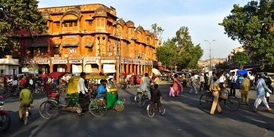
#> input picture software/test_images/img1.jpg, 274 x 137 px, shrunk from 612 x 306 before the run
$ python sobel_opencv.py   (older library calls are emulated)
#> lines starting #> are read from the running program, lines starting #| are printed output that depends on the picture
"""
============================================================
FILE    : sobel_opencv.py
PROJECT : FPGA-Based Sobel Edge Detection
PURPOSE : Software implementation of Sobel edge detection
          using Python + OpenCV. This is the REFERENCE
          implementation that runs on CPU.

WHAT IT DOES:
  1. Loads every image from software/test_images/
  2. Converts each image to grayscale
  3. Applies Gaussian blur (noise reduction)
  4. Runs Sobel Gx (horizontal gradient)
  5. Runs Sobel Gy (vertical gradient)
  6. Combines into gradient magnitude
  7. Applies threshold → binary edge map
  8. Saves all intermediate + final outputs
  9. Measures and prints latency per image

HOW TO RUN:
  python software/src/sobel_opencv.py

OUTPUT (in software/results/):
  imagename_1_gray.png      - Grayscale image
  imagename_2_blur.png      - After Gaussian blur
  imagename_3_gx.png        - Horizontal gradient
  imagename_4_gy.png        - Vertical gradient
  imagename_5_magnitude.png - Combined magnitude
  imagename_6_edges.png     - Final edge map (MAIN OUTPUT)
  imagename_panel.png       - All stages in one image
============================================================
"""

import cv2           # OpenCV — image processing library
import numpy as np   # NumPy — array math
import matplotlib    # Matplotlib — plotting/saving figures
matplotlib.use('Agg')  # Use non-interactive backend (no display window needed)
import matplotlib.pyplot as plt
import os            # File and directory operations
import time          # For latency measurement

# ============================================================
# CONFIGURATION — change these values to tune the algorithm
# ============================================================
GAUSSIAN_KERNEL = (3, 3)  # Size of blur kernel. (3,3)=light blur, (5,5)=heavier
                           # Must be odd numbers. Larger = smoother but slower
SOBEL_KSIZE     = 3       # Sobel kernel size. Always 3 for our FPGA design
THRESHOLD       = 120      # Edge detection threshold (0-255)
                           # Lower = more edges detected (more noise too)
                           # Higher = fewer edges (only strong boundaries)

# Directory paths (relative to this script location)
INPUT_DIR  = os.path.join(os.path.dirname(__file__), '..', 'test_images')
OUTPUT_DIR = os.path.join(os.path.dirname(__file__), '..', 'results')
# ============================================================


def sobel_pipeline(gray):
    """
    Core Sobel edge detection pipeline.

    This function implements the SAME algorithm as our FPGA hardware.
    The difference is software runs these steps sequentially on CPU,
    while FPGA runs Gx and Gy in PARALLEL in the same clock cycle.

    Args:
        gray: Single-channel grayscale image (uint8, values 0-255)

    Returns:
        blur   : After Gaussian smoothing
        gx_abs : Absolute horizontal gradient |Gx|
        gy_abs : Absolute vertical gradient |Gy|
        mag    : Gradient magnitude (|Gx| + |Gy|)/2
        edges  : Binary edge map (255=edge, 0=background)
    """
    # STEP 1: Gaussian Blur — reduces noise before differentiation
    # Without this, Sobel amplifies noise (high-frequency variation)
    # Kernel (3,3) matches the smoothing in FPGA hardware design
    blur = cv2.GaussianBlur(gray, GAUSSIAN_KERNEL, 0)

    # STEP 2: Sobel Gx — detects VERTICAL edges (horizontal intensity change)
    # Kernel: [-1  0 +1]    Negative left, positive right
    #         [-2  0 +2]    Center row weighted 2x
    #         [-1  0 +1]
    # cv2.CV_64F: output as 64-bit float — IMPORTANT: preserves negative values
    # If we used CV_8U, all negative values clip to 0 → half the edges are lost
    gx = cv2.Sobel(blur, cv2.CV_64F, dx=1, dy=0, ksize=SOBEL_KSIZE)

    # STEP 3: Sobel Gy — detects HORIZONTAL edges (vertical intensity change)
    # Kernel: [-1 -2 -1]    Negative top, positive bottom
    #         [ 0  0  0]    Middle row ignored
    #         [+1 +2 +1]
    gy = cv2.Sobel(blur, cv2.CV_64F, dx=0, dy=1, ksize=SOBEL_KSIZE)

    # STEP 4: Convert to absolute values (0-255 range)
    # convertScaleAbs does: output = |input| scaled to 0-255
    # We need this because Gx/Gy have negative values
    # FPGA equivalent: abs_gx = gx[11] ? (~gx+1) : gx
    gx_abs = cv2.convertScaleAbs(gx)
    gy_abs = cv2.convertScaleAbs(gy)

    # STEP 5: Combine Gx and Gy into gradient magnitude
    # Exact formula: G = sqrt(Gx² + Gy²)
    # Our approximation: G ≈ 0.5*|Gx| + 0.5*|Gy|
    # FPGA uses: G = |Gx| + |Gy| (L1 norm — no division needed)
    # The 0.5 weights keep the result in 0-255 range
    mag = cv2.addWeighted(gx_abs, 0.5, gy_abs, 0.5, 0)

    # STEP 6: Threshold — convert grayscale magnitude to binary edge map
    # Pixels with magnitude >= THRESHOLD → 255 (white = edge)
    # Pixels with magnitude <  THRESHOLD → 0   (black = background)
    # FPGA equivalent: edge_out = (magnitude >= THRESHOLD) ? 1 : 0
    _, edges = cv2.threshold(mag, THRESHOLD, 255, cv2.THRESH_BINARY)

    return blur, gx_abs, gy_abs, mag, edges


def process_image(image_path):
    """
    Process a single image through the full Sobel pipeline.
    Saves all intermediate results and measures latency.

    Args:
        image_path: Full path to input image (.jpg, .png, etc.)

    Returns:
        dict with keys: name, width, height, latency_ms, edges
        Returns None if image cannot be loaded
    """
    # Load image — OpenCV loads as BGR (not RGB like most tools)
    img = cv2.imread(image_path)
    if img is None:
        print(f"[ERROR] Cannot load: {image_path}")
        return None

    name = os.path.splitext(os.path.basename(image_path))[0]
    h, w = img.shape[:2]
    print(f"\n[INFO] Processing: {name}  ({w}x{h} pixels)")

    # Convert BGR → Grayscale (single channel)
    # Sobel works on intensity only, not color
    # OpenCV formula: Gray = 0.114*B + 0.587*G + 0.299*R
    gray = cv2.cvtColor(img, cv2.COLOR_BGR2GRAY)

    # ── LATENCY MEASUREMENT ──────────────────────────────────
    # Timer starts AFTER image load (file I/O not counted)
    # Same way FPGA latency is measured — only computation time
    t_start = time.perf_counter()
    blur, gx_abs, gy_abs, mag, edges = sobel_pipeline(gray)
    t_end = time.perf_counter()
    latency_ms = (t_end - t_start) * 1000.0  # Convert to milliseconds
    # ─────────────────────────────────────────────────────────

    print(f"[INFO] Latency: {latency_ms:.3f} ms  (Threshold: {THRESHOLD})")

    # Save all output stages
    os.makedirs(OUTPUT_DIR, exist_ok=True)
    cv2.imwrite(os.path.join(OUTPUT_DIR, f"{name}_1_gray.png"),      gray)
    cv2.imwrite(os.path.join(OUTPUT_DIR, f"{name}_2_blur.png"),      blur)
    cv2.imwrite(os.path.join(OUTPUT_DIR, f"{name}_3_gx.png"),        gx_abs)
    cv2.imwrite(os.path.join(OUTPUT_DIR, f"{name}_4_gy.png"),        gy_abs)
    cv2.imwrite(os.path.join(OUTPUT_DIR, f"{name}_5_magnitude.png"), mag)
    cv2.imwrite(os.path.join(OUTPUT_DIR, f"{name}_6_edges.png"),     edges)

    # Create panel showing all 6 stages — useful for thesis/presentation
    fig, axes = plt.subplots(2, 3, figsize=(15, 9))
    fig.suptitle(
        f'Sobel Edge Detection Pipeline — {name}\n'
        f'Software: Python + OpenCV | Latency: {latency_ms:.2f} ms',
        fontsize=13, fontweight='bold'
    )
    panels = [
        (cv2.cvtColor(img, cv2.COLOR_BGR2RGB), 'Stage 0: Original Image',           None),
        (gray,   'Stage 1: Grayscale Conversion',                                    'gray'),
        (gx_abs, 'Stage 2: Sobel Gx | Vertical Edges\n(Horizontal gradient)',        'gray'),
        (gy_abs, 'Stage 3: Sobel Gy | Horizontal Edges\n(Vertical gradient)',        'gray'),
        (mag,    'Stage 4: Gradient Magnitude\n(|Gx| + |Gy|) / 2',                  'gray'),
        (edges,  f'Stage 5: Final Edge Map\n(Binary threshold = {THRESHOLD})',       'gray'),
    ]
    for ax, (data, title, cmap) in zip(axes.flat, panels):
        ax.imshow(data, cmap=cmap)
        ax.set_title(title, fontsize=9)
        ax.axis('off')
    plt.tight_layout()
    plt.savefig(os.path.join(OUTPUT_DIR, f"{name}_panel.png"),
                dpi=150, bbox_inches='tight')
    plt.close()
    print(f"[SAVED] Results → {OUTPUT_DIR}/{name}_*.png")

    return {'name': name, 'width': w, 'height': h,
            'latency_ms': latency_ms, 'edges': edges}


def main():
    """
    Main entry point.
    Processes all images in test_images/ folder.
    Prints summary table with latency per image.
    """
    os.makedirs(INPUT_DIR,  exist_ok=True)
    os.makedirs(OUTPUT_DIR, exist_ok=True)

    # Find all supported image files
    exts = ('.jpg', '.jpeg', '.png', '.bmp', '.tiff')
    images = sorted([
        os.path.join(INPUT_DIR, f)
        for f in os.listdir(INPUT_DIR)
        if f.lower().endswith(exts)
    ])

    if not images:
        print(f"\n[WARNING] No images found in: {INPUT_DIR}")
        print("[INFO] Add .jpg or .png images and rerun.")
        return []

    print(f"\n{'='*55}")
    print(f"  SOFTWARE SOBEL — {len(images)} image(s) to process")
    print(f"{'='*55}")

    results = [process_image(p) for p in images]
#> in process_image, img is the input picture: shape (137, 274, 3); mean B, G, R 83.6, 101.1, 113.1
#| [INFO] Processing: img1  (274x137 pixels)
#> in sobel_pipeline, `_, edges = cv2.threshold(mag, THRESHOLD, 255, cv2.THRESH_BINARY)`:
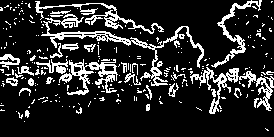
#> edges: shape (137, 274); 16.6% white in thin lines or dots
#> the loop in process_image, `for ax, (data, title, cmap) in zip(axes.flat, panels):` made 6 passes
#> cmap on passes 3 to 6: 'gray', 'gray', 'gray', 'gray'
#> (title, cmap) on passes 1 to 2: ('Stage 0: Original Image', None), ('Stage 1: Grayscale Conversion', 'gray')
#> call 2 of process_image, with image_path = 'software/src/../test_images/img2.jpg'
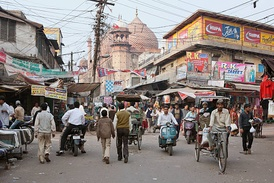
#> input picture software/test_images/img2.jpg, 274 x 183 px, shrunk from 612 x 408 before the run
#> in process_image, img is the input picture: shape (183, 274, 3); mean B, G, R 125.2, 128.7, 137.8
#| [INFO] Processing: img2  (274x183 pixels)
#> in sobel_pipeline (call 2), `gy = cv2.Sobel(blur, cv2.CV_64F, dx=0, dy=1, ksize=SOBEL_KSIZE)`:
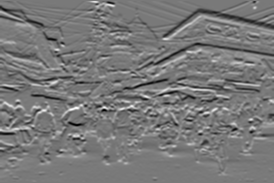
#> gy: shape (183, 274) float64; min -562, max 617, mean -3.9; drawn with min black and max white
#> in sobel_pipeline (call 2), `gy_abs = cv2.convertScaleAbs(gy)`:
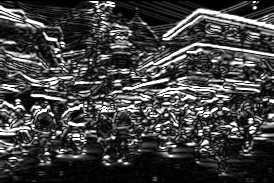
#> gy_abs: shape (183, 274); min 0, max 255, mean 65.6
#> in sobel_pipeline (call 2), `mag = cv2.addWeighted(gx_abs, 0.5, gy_abs, 0.5, 0)`:
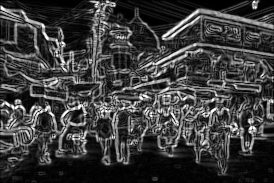
#> mag: shape (183, 274); min 0, max 255, mean 60.7
#> in sobel_pipeline (call 2), `_, edges = cv2.threshold(mag, THRESHOLD, 255, cv2.THRESH_BINARY)`:
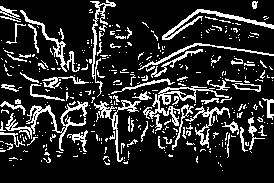
#> edges: shape (183, 274); 16.9% white in thin lines or dots
#> the loop in process_image (call 2), `for ax, (data, title, cmap) in zip(axes.flat, panels):` made 6 passes
#> in process_image (call 2), `plt.savefig(os.path.join(OUTPUT_DIR, f"{name}_panel.png"), dpi=150, bb..`:
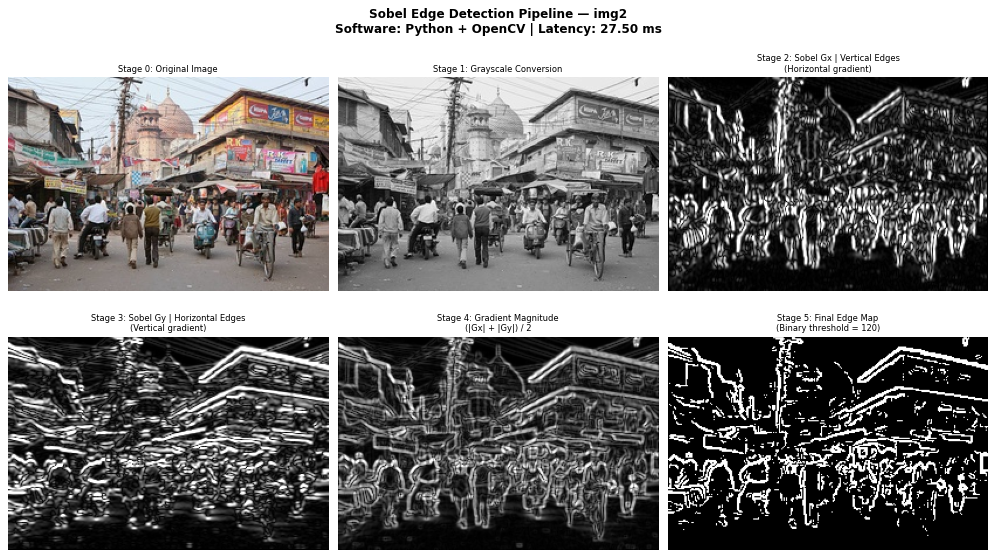
#> figure drawn by matplotlib, 6 panels
#> results = 2 items
    results = [r for r in results if r]  # Remove failed ones

    # Print summary table
    print(f"\n{'='*55}")
    print(f"  SUMMARY")
    print(f"{'='*55}")
    print(f"  {'Image':<25} {'Resolution':<14} {'Latency'}")
    print(f"  {'-'*50}")
    for r in results:
        res = f"{r['width']}x{r['height']}"
        print(f"  {r['name']:<25} {res:<14} {r['latency_ms']:.3f} ms")
#> this loop made 2 passes
#> res on passes 1 to 2: '274x137', '274x183'
#|   img1                      274x137        25.248 ms
#|   img2                      274x183        27.496 ms

    if results:
        avg = sum(r['latency_ms'] for r in results) / len(results)
#> avg = 26.37
        print(f"\n  Average latency: {avg:.3f} ms")
#|   Average latency: 26.372 ms
        print(f"  FPGA target    : 2-10 ms")
        print(f"  Expected speedup: {avg/10:.1f}x - {avg/2:.1f}x")
#|   Expected speedup: 2.6x - 13.2x

    return results


if __name__ == '__main__':
    main()
